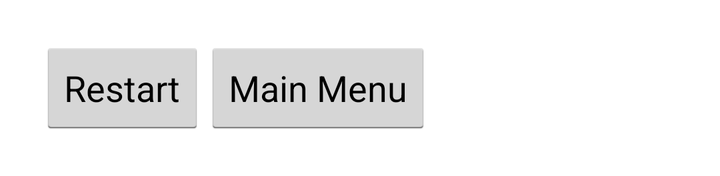
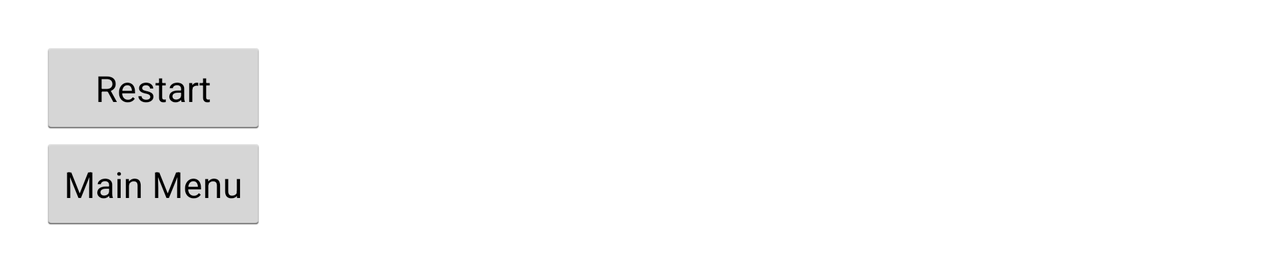

The same Android screen from two of the app's own layout files: first res/layout/ as a phone draws it, then the repository's variant for another configuration, drawn on a device whose configuration selects that folder. Both files follow.
<!-- AndroidManifest.xml: application theme AppTheme -->
<!-- res/layout/fragment_control.xml -->
<LinearLayout xmlns:android="http://schemas.android.com/apk/res/android"
    xmlns:tools="http://schemas.android.com/tools"
    android:layout_width="wrap_content"
    android:layout_height="wrap_content"
    android:orientation="horizontal"
    android:padding="@dimen/control_padding"
    tools:context=".GameActivity">

    <Button
        android:id="@+id/button_restart"
        android:layout_width="match_parent"
        android:layout_height="wrap_content"
        android:drawableTop="@drawable/restart"
        android:elevation="@dimen/elevation_low"
        android:text="@string/restart_label" />

    <Button
        android:id="@+id/button_main"
        android:layout_width="match_parent"
        android:layout_height="wrap_content"
        android:drawableTop="@drawable/home"
        android:elevation="@dimen/elevation_low"
        android:text="@string/main_menu_label" />
</LinearLayout>
<!-- resources referenced by this layout -->
<resources>
  <dimen name="control_padding">20dp</dimen>
  <dimen name="elevation_low">4dp</dimen>
  <string name="main_menu_label">Main Menu</string>
  <string name="restart_label">Restart</string>
  <style name="AppTheme" parent="android:Theme.Holo.Light.NoActionBar.Fullscreen">
          
      </style>
</resources>
<!-- res/layout-land/fragment_control.xml (the repository's variant of the layout above) -->
<!-- drawn on the phone turned sideways -->
<LinearLayout xmlns:android="http://schemas.android.com/apk/res/android"
    xmlns:tools="http://schemas.android.com/tools"
    android:layout_width="wrap_content"
    android:layout_height="wrap_content"
    android:orientation="vertical"
    android:padding="@dimen/control_padding"
    tools:context=".GameActivity">

    <Button
        android:id="@+id/button_restart"
        android:layout_width="match_parent"
        android:layout_height="wrap_content"
        android:drawableTop="@drawable/restart"
        android:elevation="@dimen/elevation_low"
        android:text="@string/restart_label" />

    <Button
        android:id="@+id/button_main"
        android:layout_width="match_parent"
        android:layout_height="wrap_content"
        android:drawableTop="@drawable/home"
        android:elevation="@dimen/elevation_low"
        android:text="@string/main_menu_label" />
</LinearLayout>
